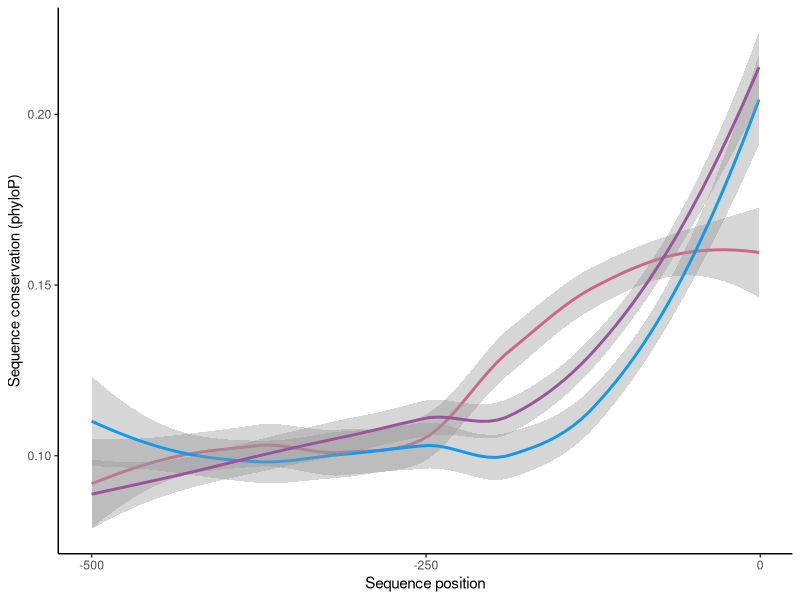

The R script that drew this image:
library(reshape2)
library(ggplot2)

##################################################################################
######################## Read data ###############################################
##################################################################################


# we take only the NAs between -1000 and +500
gene_low_500  = read.table("fibroblast_data/phylopromoters/human_DE_low.txt", header=T, row.names = 1)
gene_med_500  =  read.table("fibroblast_data/phylopromoters/human_DE_mid.txt", header=T, row.names = 1)
gene_high_500 =  read.table("fibroblast_data/phylopromoters/human_DE_high.txt", header=T, row.names = 1)

##################################################################################
######################## Statistics ##############################################
##################################################################################


### calculate means
mean_low_500  = apply(gene_low_500, 2, mean)
mean_med_500  = apply(gene_med_500, 2, mean)
mean_high_500 = apply(gene_high_500, 2, mean)


# stats
ks.test(mean_low_500, mean_high_500, alternative = "greater")
#D^+ = 0.132, p-value = 0.0001646


##################################################################################
######################## Plot figures ############################################
##################################################################################

test1 = data.frame("values" = c(colMeans(gene_low_500), colMeans(gene_med_500), colMeans(gene_high_500)),
                   "position" = rep(-500:-1, 3),
                   "classes" = rep(c("low divergence", "medium divergence", "high divergence"), each = 500))


plot_mean = ggplot(test1, 
                   aes(
                     x = position, 
                     y = values, 
                     group = classes, 
                     colour = classes))+
  #geom_point()
  geom_smooth()+
  # we order alphabetically high, then low, then med
  scale_colour_manual(values =  c( "#CC6688","#1199EE", "#995599") )+
  scale_x_continuous(name = "Sequence position", breaks = c(-500, -250, 0)) + 
  scale_y_continuous(name = "Sequence conservation (phyloP)", breaks = c(0.1, 0.15, 0.2)) + 
  theme_classic() + 
  theme(legend.position = "none")

pdf(file="output_figures/fig_2B.pdf",width=5,height=4, useDingbats = FALSE)
print(plot_mean)
dev.off()


